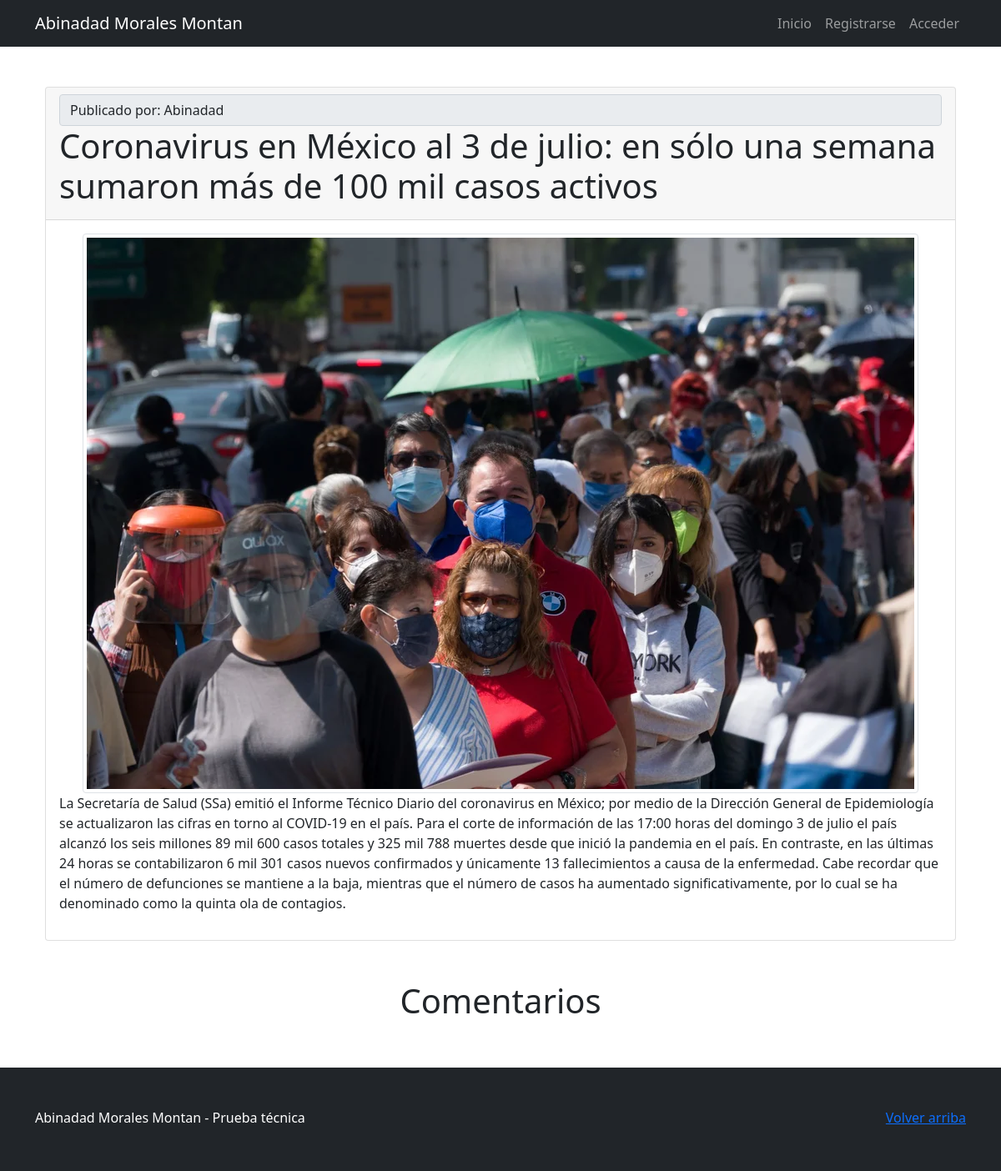
The app's page /abinadad/detalle.php?id=6 with its own data.
### tables this page shows
CREATE TABLE `usuarios` (
  `id` int(11) NOT NULL AUTO_INCREMENT,
  `nombre` varchar(255) NOT NULL,
  `email` varchar(255) NOT NULL,
  `password` varchar(255) NOT NULL,
  `rol_id` int(11) NOT NULL,
  `fecha_creacion` datetime NOT NULL DEFAULT current_timestamp(),
  PRIMARY KEY (`id`),
  KEY `rol_id` (`rol_id`),
  CONSTRAINT `usuarios_ibfk_1` FOREIGN KEY (`rol_id`) REFERENCES `roles` (`id`) ON DELETE CASCADE
);

CREATE TABLE `articulos` (
  `id` int(11) NOT NULL AUTO_INCREMENT,
  `titulo` varchar(255) NOT NULL,
  `imagen` varchar(255) NOT NULL,
  `texto` text NOT NULL,
  `fecha_creacion` datetime NOT NULL DEFAULT current_timestamp(),
  `id_usuario` int(11) DEFAULT NULL,
  PRIMARY KEY (`id`),
  KEY `id_usuario` (`id_usuario`),
  CONSTRAINT `articulos_ibfk_1` FOREIGN KEY (`id_usuario`) REFERENCES `usuarios` (`id`) ON DELETE CASCADE
);

### abinadad/models/Usuario.php (called while the page is built, shortened)
<?php
    class Usuario{
        private $conn;
        private $table = 'usuarios';
        public function __construct($db){
            $this->conn = $db;
        }
        public function leer(){
            $query = 'SELECT u.id AS usuario_id, u.nombre AS usuario_nombre, u.email AS usuario_email, u.fecha_creacion AS usuario_fecha_creacion, r.nombre AS rol  FROM ' . $this->table . ' u INNER JOIN roles r ON r.id = u.rol_id';
            $stmt = $this->conn->prepare($query);
            $stmt->execute();
            $usuarios = $stmt->fetchAll(PDO::FETCH_OBJ);
            return $usuarios;
        }
    }

### abinadad/models/Articulo.php (called while the page is built, shortened)
<?php
    class Articulo{
        private $conn;
        private $table = 'articulos';
        public function __construct($db){
            $this->conn = $db;
        }
        public function leer_individual($id){
            $query = 'SELECT id, titulo, imagen, texto, fecha_creacion, id_usuario FROM ' . $this->table . ' WHERE id = ? LIMIT 0,1';
            $stmt = $this->conn->prepare($query);
            $stmt->bindParam(1, $id);
            $stmt->execute();
            $articulo = $stmt->fetch(PDO::FETCH_OBJ);
            return $articulo;
        }
    }

### abinadad/detalle.php (the view, shortened to what this page needs)
<?php include("includes/header_front.php") ?>
<?php
    $baseDatos = new Basemysql();
    $db = $baseDatos->connect();
    $usuarios = new Usuario($db);
    $resultadoUsuario = $usuarios->leer();
if (isset($_GET["id"])) {
        $idArticulo = $_GET["id"];
    }
    $articulo = new Articulo($db);
    $resultado = $articulo->leer_individual($idArticulo);
?>
    <div class="container-fluid">
        <div class="row">
            <div class="col-sm-12">
                <div class="card">
                   <div class="card-header">
                           <?php foreach($resultadoUsuario as $usuario) : ?>
                               <?php if($usuario->usuario_id ==$resultado->id_usuario ) : ?>
                                   <input type="text" class="form-control" name="idPublicador" id="idPublicador" value="Publicado por: <?php echo  $usuario->usuario_nombre ?>" readonly>
                               <?php endif; ?>
                           <?php endforeach; ?>
                        <h1><?php echo $resultado->titulo; ?></h1>
                   </div>
                    <div class="card-body">
                        <div class="text-center">
                            <img class="img-fluid img-thumbnail" src="<?php echo RUTA_FRONT; ?>img/articulos/<?php echo $resultado->imagen; ?>">
                        </div>
                        <p><?php echo $resultado->texto; ?></p>
                    </div>
                </div>
            </div>
        </div>
    </div>
    <div class="row">
    <h1 class="text-center mt-5">Comentarios</h1>
    </div>
    </div>
<?php include("includes/footer.php") ?>

### records on screen
usuarios: idPublicador "Publicado por: Abinadad"
articulos: titulo "Coronavirus en México al 3 de julio: en sólo una semana sumaron más de 100 mil casos activos", imagen (picture), texto "La Secretaría de Salud (SSa) emitió el Informe Técnico Diario del coronavirus en México; por medio de la Dirección General de Epidemiología se actualizaron las cifras en torno al COVID-19 en el país. Para el corte de información de las 17:00 horas del domingo 3 de julio el país alcanzó los seis millones 89 mil 600 casos totales y 325 mil 788 muertes desde que inició la pandemia en el país. En contraste, en las últimas 24 horas se contabilizaron 6 mil 301 casos nuevos confirmados y únicamente 13 fallecimientos a causa de la enfermedad. Cabe recordar que el número de defunciones se mantiene a la baja, mientras que el número de casos ha aumentado significativamente, por lo cual se ha…"
